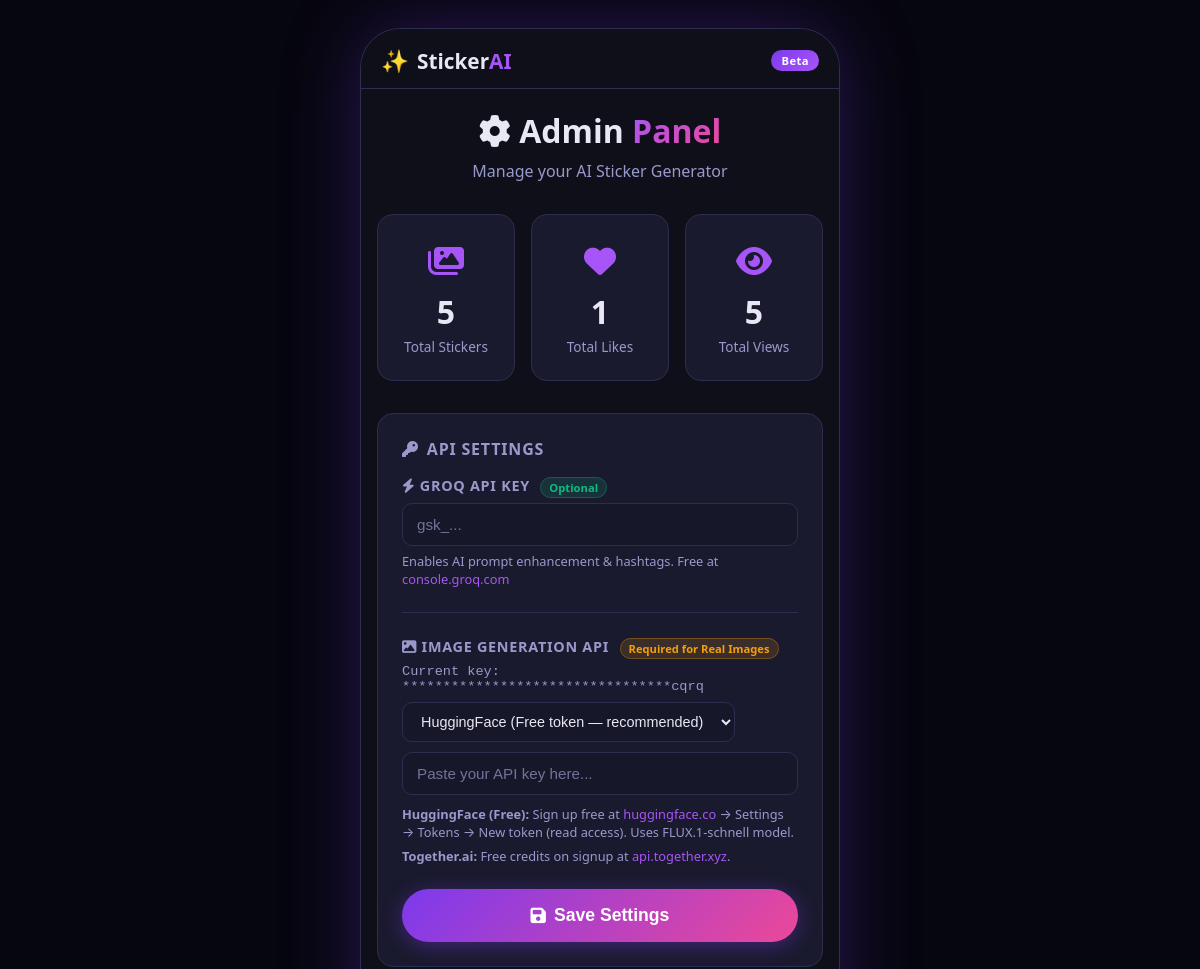
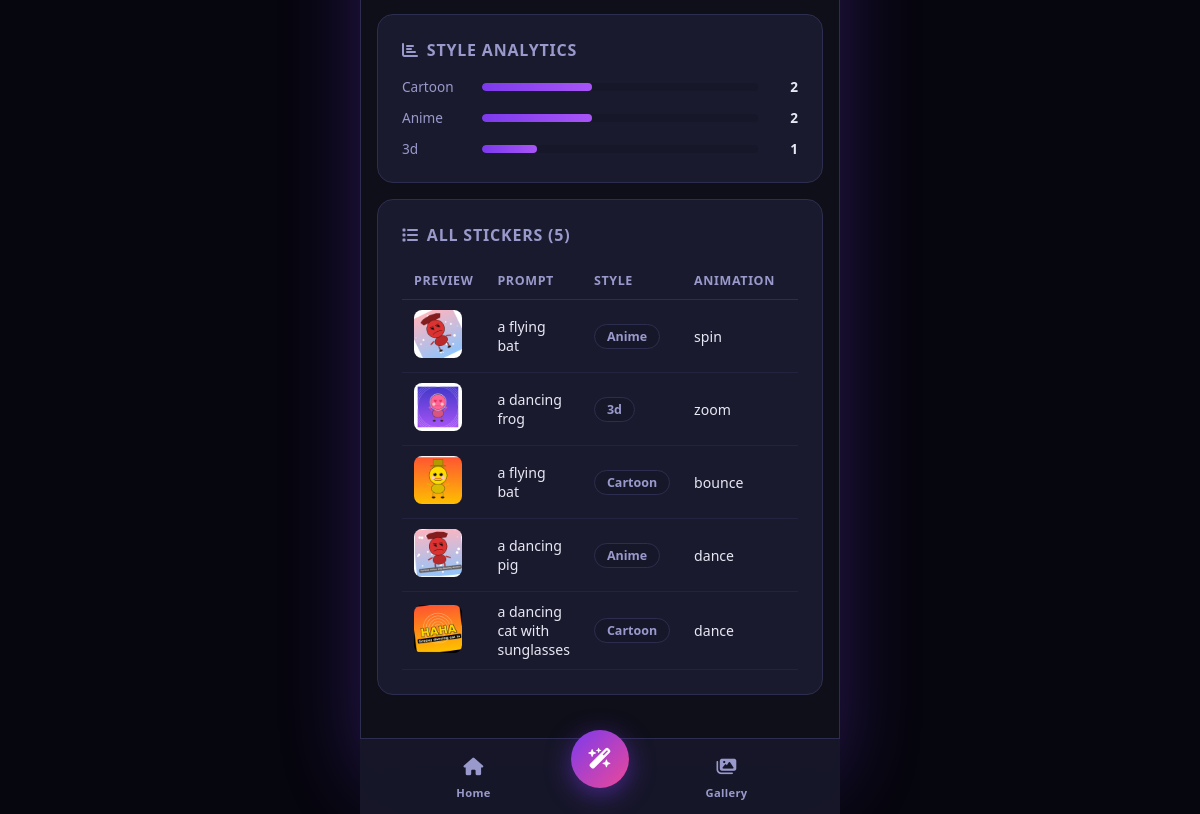
The page /admin on the database its author committed (2 pictures, top to bottom).
### tables this page shows
CREATE TABLE settings (
                id INTEGER PRIMARY KEY,
                groq_api_key TEXT
            , image_api_key TEXT, image_api_type TEXT DEFAULT 'huggingface');

CREATE TABLE stickers (
                id INTEGER PRIMARY KEY AUTOINCREMENT,
                prompt TEXT,
                enhanced_prompt TEXT,
                file_path TEXT,
                webp_path TEXT,
                style TEXT DEFAULT 'cartoon',
                animation_type TEXT DEFAULT 'bounce',
                mood TEXT DEFAULT 'funny',
                top_text TEXT DEFAULT '',
                bottom_text TEXT DEFAULT '',
                hashtags TEXT DEFAULT '',
                likes INTEGER DEFAULT 0,
                views INTEGER DEFAULT 0,
                created_at TEXT
            );

### app.py (the view, shortened to what this page needs)
@app.route("/admin", methods=["GET", "POST"])
def admin():
    db = get_db()
    message = None
    msg_type = None
    stickers = db.execute("SELECT * FROM stickers ORDER BY created_at DESC").fetchall()
    total = len(stickers)
    total_likes = sum(s["likes"] for s in stickers)
    total_views = sum(s["views"] for s in stickers)
    s = get_settings()
    groq_key = s.get("groq_api_key", "")
    img_key = s.get("image_api_key", "")
    img_type = s.get("image_api_type", "huggingface")
    def mask(k):
        if not k:
            return None
        return "*" * (len(k) - 4) + k[-4:] if len(k) > 4 else "****"
    return render_template("admin.html", stickers=stickers, message=message,
                           msg_type=msg_type, total=total, total_likes=total_likes,
                           total_views=total_views,
                           masked_groq=mask(groq_key),
                           masked_img=mask(img_key),
                           img_type=img_type)

### app.py (called while the page is built)
def get_db():
    db = getattr(g, "_database", None)
    if db is None:
        db = g._database = sqlite3.connect(DATABASE)
        db.row_factory = sqlite3.Row
    return db

@app.teardown_appcontext
def close_connection(exception):
    db = getattr(g, "_database", None)
    if db is not None:
        db.close()

def get_settings():
    db = get_db()
    row = db.execute("SELECT * FROM settings WHERE id = 1").fetchone()
    return dict(row) if row else {}

### templates/admin.html (shortened to what this page needs)
{% extends "base.html" %}
{% block content %}
<section class="page-header">
  <h1><i class="fa-solid fa-gear"></i> Admin <span class="gradient-text">Panel</span></h1>
  <p>Manage your AI Sticker Generator</p>
</section>
<div class="admin-stats">
  <div class="stat-card">
    <div class="stat-icon"><i class="fa-solid fa-images"></i></div>
    <div class="stat-value">{{ total }}</div>
    <div class="stat-label">Total Stickers</div>
  </div>
  <div class="stat-card">
    <div class="stat-icon"><i class="fa-solid fa-heart"></i></div>
    <div class="stat-value">{{ total_likes }}</div>
    <div class="stat-label">Total Likes</div>
  </div>
  <div class="stat-card">
    <div class="stat-icon"><i class="fa-solid fa-eye"></i></div>
    <div class="stat-value">{{ total_views }}</div>
    <div class="stat-label">Total Views</div>
  </div>
</div>
<div class="admin-grid">
  <div class="admin-card">
    <h2><i class="fa-solid fa-key"></i> API Settings</h2>
    <form method="POST" action="/admin">
      <div class="form-group">
        <label class="form-label"><i class="fa-solid fa-bolt"></i> Groq API Key <span class="badge-opt">Optional</span></label>
        <input type="password" name="groq_api_key" class="form-input"
               placeholder="gsk_...">
        <p class="form-hint">Enables AI prompt enhancement &amp; hashtags. Free at <a href="https://console.groq.com" target="_blank">console.groq.com</a></p>
      </div>
      <div class="api-divider"></div>
      <div class="form-group">
        <label class="form-label"><i class="fa-solid fa-image"></i> Image Generation API <span class="badge-req">Required for Real Images</span></label>
        {% if masked_img %}
        <p class="masked-key">Current key: {{ masked_img }}</p>
        {% endif %}
        <select name="image_api_type" class="form-select" style="margin-bottom:10px">
          <option value="huggingface" {% if img_type == 'huggingface' %}selected{% endif %}>
            HuggingFace (Free token — recommended)
          </option>
        </select>
        <input type="password" name="image_api_key" class="form-input"
               placeholder="Paste your API key here...">
        <div class="api-help">
          <p class="form-hint">
            <strong>HuggingFace (Free):</strong> Sign up free at
            <a href="https://huggingface.co/settings/tokens" target="_blank">huggingface.co</a>
            → Settings → Tokens → New token (read access). Uses FLUX.1-schnell model.
          </p>
          <p class="form-hint" style="margin-top:6px">
            <strong>Together.ai:</strong> Free credits on signup at
            <a href="https://api.together.xyz" target="_blank">api.together.xyz</a>.
          </p>
        </div>
      </div>
      <button type="submit" class="btn btn-generate">
        <i class="fa-solid fa-save"></i> Save Settings
      </button>
    </form>
  </div>
  <div class="admin-card">
    <h2><i class="fa-solid fa-chart-bar"></i> Style Analytics</h2>
    <div class="analytics-list">
      {% set styles = ['cartoon','anime','emoji','3d','pixel'] %}
      {% for style in styles %}
      {% set count = stickers | selectattr('style', 'equalto', style) | list | length %}
      {% if count > 0 %}
      <div class="analytics-row">
        <span class="analytics-label">{{ style|capitalize }}</span>
        <div class="analytics-bar-wrap">
          <div class="analytics-bar" style="width: {{ (count / [total,1]|max * 100)|int }}%"></div>
        </div>
        <span class="analytics-count">{{ count }}</span>
      </div>
      {% endif %}
      {% endfor %}
    </div>
  </div>
</div>
<div class="admin-card full-width">
  <h2><i class="fa-solid fa-list"></i> All Stickers ({{ total }})</h2>
  {% if stickers %}
  <div class="admin-table-wrap">
    <table class="admin-table">
      <thead>
        <tr>
          <th>Preview</th>
          <th>Prompt</th>
          <th>Style</th>
          <th>Animation</th>
          <th>Mood</th>
        </tr>
      </thead>
      <tbody>
        {% for s in stickers %}
        <tr>
          <td><img src="/{{ s['file_path'] }}" class="table-thumb" alt="sticker"></td>
          <td class="td-prompt">{{ s['prompt'][:30] }}{% if s['prompt']|length > 30 %}…{% endif %}</td>
          <td><span class="meta-badge">{{ s['style'] }}</span></td>
          <td>{{ s['animation_type'] }}</td>
          <td><span class="meta-badge mood-{{ s['mood'] }}">{{ s['mood'] }}</span></td>
        </tr>
        {% endfor %}
      </tbody>
    </table>
  </div>
  {% else %}
  <div class="empty-state">
    <div class="empty-icon">📭</div>
    <p>No stickers yet. <a href="/">Create your first one!</a></p>
  </div>
  {% endif %}
</div>
{% endblock %}

### templates/base.html (shortened to what this page needs)
<!DOCTYPE html>
<html lang="en" data-theme="dark">
<head>
  <link rel="stylesheet" href="https://cdnjs.cloudflare.com/ajax/libs/font-awesome/6.5.0/css/all.min.css">
  <link rel="stylesheet" href="/static/css/style.css">
</head>
<body>
<div class="app-shell">
  <header class="app-header">
    <a class="brand" href="/">
      <span class="brand-icon">✨</span>
      <span class="brand-text">Sticker<span class="brand-ai">AI</span></span>
    </a>
    <div class="header-actions">
      <span class="header-badge">Beta</span>
    </div>
  </header>
  <main class="app-content">
    {% block content %}{% endblock %}
  </main>
  <nav class="bottom-nav">
    <a href="/" class="bottom-nav-item {% if request.endpoint == 'index' %}active{% endif %}">
      <div class="nav-icon-wrap">
        <i class="fa-solid fa-house"></i>
      </div>
      <span class="nav-label">Home</span>
    </a>
    <a href="/" class="bottom-nav-fab" aria-label="Create sticker">
      <div class="fab-inner">
        <i class="fa-solid fa-wand-magic-sparkles"></i>
      </div>
    </a>
    <a href="/gallery" class="bottom-nav-item {% if request.endpoint == 'gallery' %}active{% endif %}">
      <div class="nav-icon-wrap">
        <i class="fa-solid fa-images"></i>
      </div>
      <span class="nav-label">Gallery</span>
    </a>
  </nav>
</div>
</body>
</html>

### rows shown on the page
settings: image_api_type "HuggingFace (Free token — recommended)"
stickers: style "Anime", {{ (count / [total,1]|max * 100)|int }} 40 (drawn), id "2", file_path (picture), prompt "a dancing pig", animation_type "dance"
stickers: file_path (picture), prompt "a flying bat", style "Anime", animation_type "spin"
stickers: file_path (picture), prompt "a dancing frog", style "3d", animation_type "zoom"
stickers: file_path (picture), prompt "a flying bat", style "Cartoon", animation_type "bounce"
stickers: file_path (picture), prompt "a dancing cat with sunglasses", style "Cartoon", animation_type "dance"

### other values the page prints
{{ total }} "5"
{{ total_likes }} "1"
{{ total_views }} "5"
{{ masked_img }} "*********************************cqrq"
{{ style|capitalize }} "Cartoon" "3d"
{{ count }} "2" "1"
